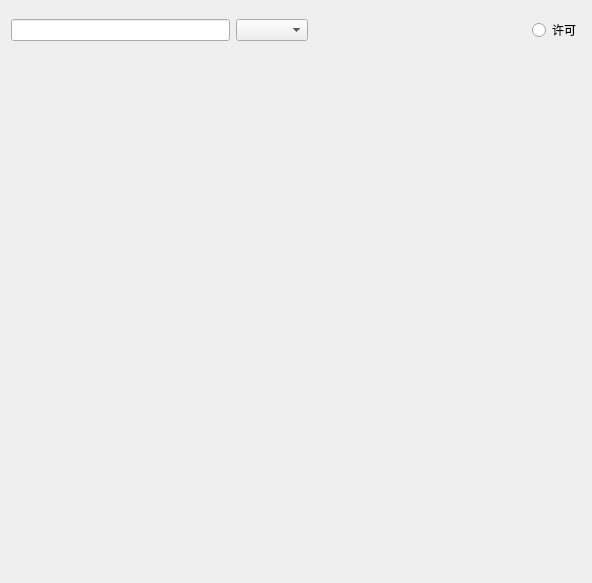
<?xml version="1.0" encoding="UTF-8"?>
<ui version="4.0">
 <class>main_widget</class>
 <widget class="QWidget" name="main_widget">
  <property name="geometry">
   <rect>
    <x>0</x>
    <y>0</y>
    <width>592</width>
    <height>583</height>
   </rect>
  </property>
  <property name="windowTitle">
   <string>main_widget</string>
  </property>
  <layout class="QVBoxLayout" name="verticalLayout">
   <item>
    <layout class="QHBoxLayout" name="horizontalLayout">
     <item>
      <widget class="QLineEdit" name="chart_lineEdit"/>
     </item>
     <item>
      <widget class="QComboBox" name="procedure_comboBox"/>
     </item>
     <item>
      <spacer name="horizontalSpacer">
       <property name="orientation">
        <enum>Qt::Orientation::Horizontal</enum>
       </property>
       <property name="sizeHint" stdset="0">
        <size>
         <width>29</width>
         <height>38</height>
        </size>
       </property>
      </spacer>
     </item>
     <item>
      <widget class="QRadioButton" name="license_radioButton">
       <property name="text">
        <string>许可</string>
       </property>
      </widget>
     </item>
    </layout>
   </item>
   <item>
    <widget class="PdfView" name="pdf_widget" native="true">
     <property name="minimumSize">
      <size>
       <width>300</width>
       <height>200</height>
      </size>
     </property>
    </widget>
   </item>
  </layout>
 </widget>
 <customwidgets>
  <customwidget>
   <class>PdfView</class>
   <extends>QWidget</extends>
   <header>gui/pdfView.hpp</header>
   <container>1</container>
  </customwidget>
 </customwidgets>
 <resources/>
 <connections/>
</ui>
